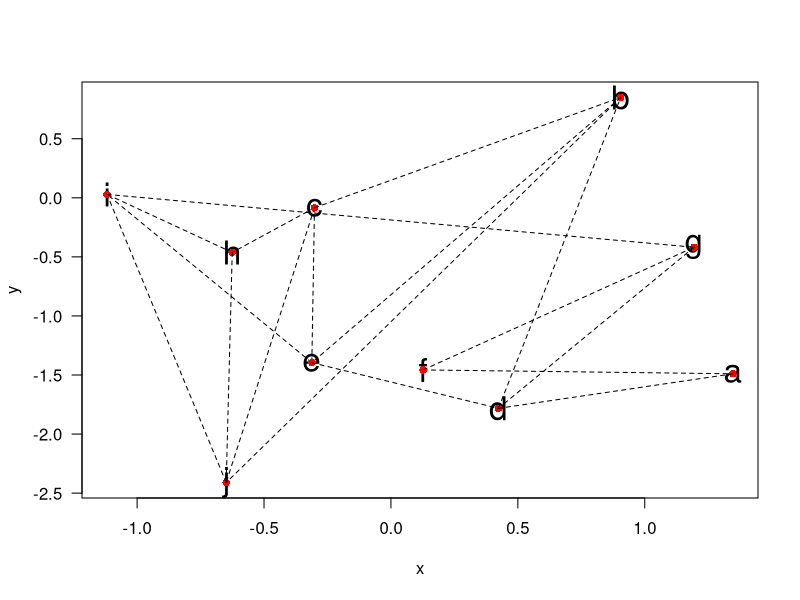

This chart was generated by the following R code:
## ---- chunk 1
knitr::opts_chunk$set(echo = TRUE)
## ---- chunk 2
library(dplyr)

generate_points <- function(n, mean = 0, sd = 1){
  data.frame(waypoint = letters[1:n],
             x = rnorm(n, mean, sd),
             y = rnorm(n, mean, sd))
}

generate_paths <- function(){
  waypoints <- my_points$waypoint
  p1 <- c()
  while(length(unique(p1)) < length(waypoints)){
    p1 <- c(p1, sample(waypoints, 1))
  }
  p2 <- sample(waypoints, length(p1), replace = T)
  paths <- data.frame(p1, p2)
  #remove p1 == p2
  paths <- paths[-which(paths$p1 == paths$p2), ]
  row.names(paths) <- NULL
  #remove duplicates
  duplicates <- c()
  for(i in 1:(nrow(paths) - 1)){
    p2 <- paths$p1[i]
    p1 <- paths$p2[i]
    rem <- paths[(i + 1):nrow(paths), ]
    dup <- rem[rem$p1 == p1 & rem$p2 == p2, ]
    if(length(dup) < 0){
      next
    } else {
      duplicates <- c(duplicates, as.numeric(row.names(dup)))
    }
  }
  paths <- paths[-duplicates, ]
  paths
}

get_pos <- function(x, waypoint){
  as.numeric(x[x$waypoint == waypoint, c("x", "y")])
}

visualise_paths <- function(){
  plot(y ~ x, my_points, type = "n", las = 1)
  text(y ~ x, my_points, labels = waypoint, cex = 2)
  
  a2b <- my_paths
  for(i in 1:nrow(a2b)){
    p1 <- a2b$p1[i]
    p2 <- a2b$p2[i]
    a <- get_pos(my_points, p1)
    b <- get_pos(my_points, p2)
    points(a[1], a[2], col = "red", pch = 16)
    arrows(a[1], a[2], b[1], b[2], length = 0, lty = 2)
  }
}

get_distance <- function(p1, p2){
  distances <- my_points %>% tibble::column_to_rownames("waypoint") %>% dist(upper = T, diag = T) %>% as.matrix()
  distances[p1, p2]
}

init_points <- function(n_points = 10, my_seed = 1138, seed_n = 2){
  set.seed(my_seed)
  for(i in 1:seed_n){
    my_points <- generate_points(n_points, 0)
  }
  my_points
}

init_paths <- function(){
  my_paths <- generate_paths()
  distances <- my_points %>% tibble::column_to_rownames("waypoint") %>% dist(upper = T, diag = T) %>% as.matrix()
  for(i in 1:nrow(my_paths)){
    my_paths$distance[i] <- get_distance(my_paths$p1[i], my_paths$p2[i])
  }
  my_paths
}

my_points <- init_points()
my_paths <- init_paths()
visualise_paths()
